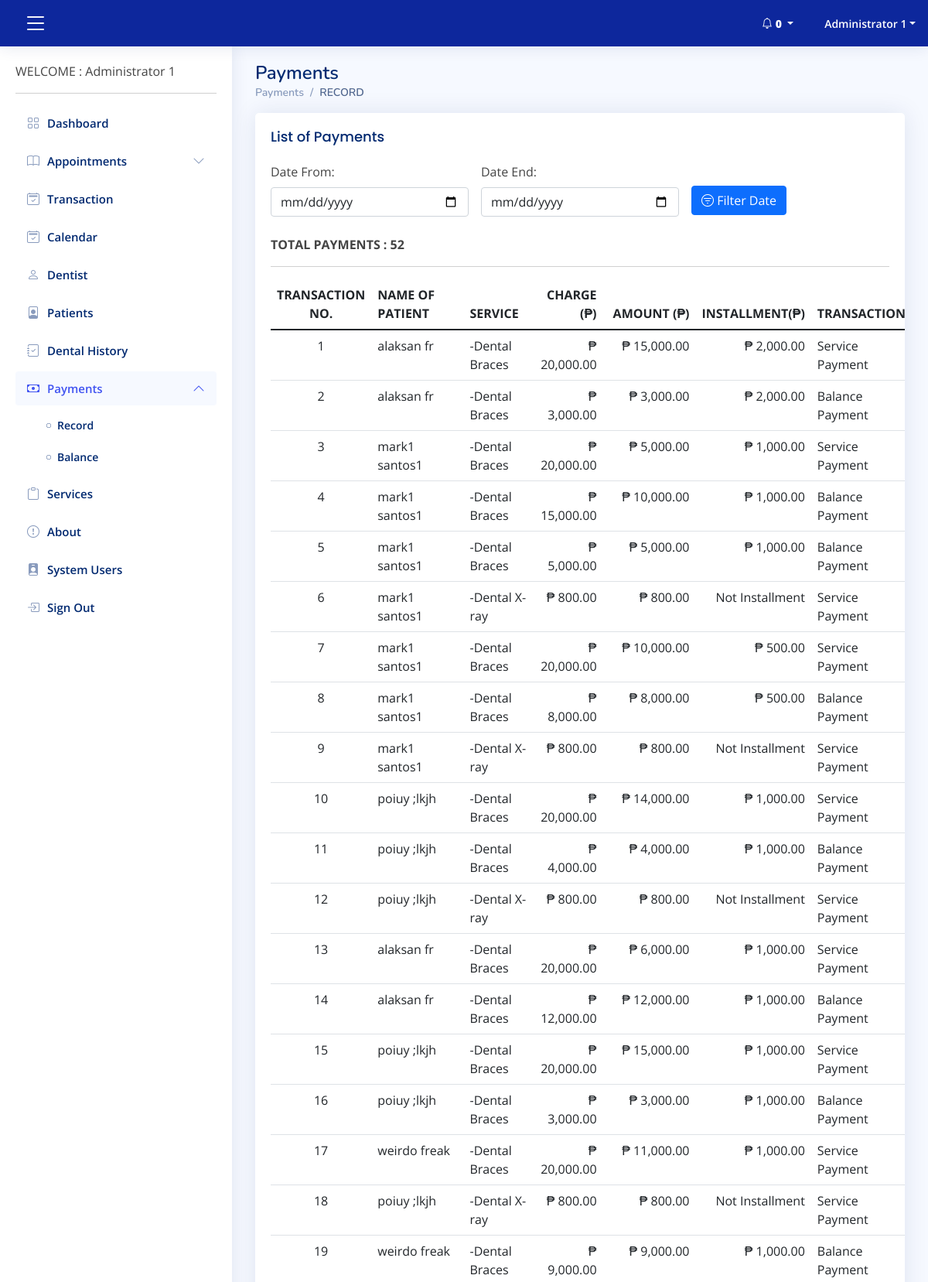
Page /admin/payments.php?data=record (signed in, upper part) on the committed database.
### tables this page shows
CREATE TABLE `tbl_payment` (
  `id` int(11) NOT NULL,
  `user_id` int(12) NOT NULL,
  `service_id` text NOT NULL,
  `payment_date` date NOT NULL,
  `service_charge` varchar(35) NOT NULL,
  `pay_amount` varchar(35) NOT NULL,
  `balance` varchar(35) NOT NULL,
  `installment` varchar(12) NOT NULL,
  `is_installment` varchar(5) NOT NULL,
  `payment_status` text NOT NULL,
  `is_paid` int(1) NOT NULL,
  `admin_name` varchar(100) NOT NULL,
  `date_added` timestamp NOT NULL DEFAULT current_timestamp()
);

CREATE TABLE `tbl_signup` (
  `id` int(11) NOT NULL,
  `firstname` varchar(100) NOT NULL,
  `lastname` varchar(100) NOT NULL,
  `sex` varchar(10) NOT NULL,
  `birthday` varchar(100) NOT NULL,
  `address` varchar(250) NOT NULL,
  `mobile` varchar(50) NOT NULL,
  `email` varchar(250) NOT NULL,
  `password` varchar(250) NOT NULL,
  `pass` varchar(100) NOT NULL,
  `type` varchar(250) NOT NULL,
  `is_balance` int(1) NOT NULL,
  `is_confirm` int(11) NOT NULL,
  `date_registered` timestamp NOT NULL DEFAULT current_timestamp(),
  `is_code` varchar(100) NOT NULL
);

CREATE TABLE `tbl_offer` (
  `id` int(11) NOT NULL,
  `service` varchar(250) NOT NULL,
  `price` varchar(35) NOT NULL,
  `description` text NOT NULL,
  `installment` text NOT NULL,
  `photo` text NOT NULL
);

### controller/admin-payments.php (called while the page is built, shortened)
<?php
include('database.php');
$status = $_GET['data'];
if($status == 'record'){
	if(isset($_POST['filter-appointments'])){
	$datefrom = $_POST['datefrom'];
	$dateend  = $_POST['dateend'];
	$tbl_payment = $mysqli->query("SELECT a.* ,b.firstname , b.lastname, b.id as user_id , c.service, c.id as service_id, a.service_id as s_id FROM tbl_payment a
									LEFT JOIN tbl_signup b on b.id = a.user_id
									LEFT JOIN tbl_offer c on a.service_id = c.id
									where (DATE(date_added) between '$datefrom' and '$dateend')order by date_added ");
	} else {
	$tbl_payment = $mysqli->query("SELECT a.* ,b.firstname , b.lastname, b.id as user_id , c.service, c.id as service_id, a.service_id as s_id FROM tbl_payment a
									LEFT JOIN tbl_signup b on b.id = a.user_id
									LEFT JOIN tbl_offer c on a.service_id = c.id order by date_added ");
	}
}

### admin/payments.php (the view, shortened to what this page needs)
<?php include('header.php'); include('nav.php'); include('../controller/admin-payments.php');?>
  <main id="main" class="main">
    <div class="pagetitle">
      <h1>Payments </h1>
      <nav>
        <ol class="breadcrumb">
          <li class="breadcrumb-item"><a href="payments.php">Payments</a></li>
          <li class="breadcrumb-item active"><?php echo strtoupper($_GET['data']);?></li>
        </ol>
      </nav>
    </div>
    <section class="section">
      <div class="row">
        <div class="col-lg-12">
          <div class="card">
            <div class="card-body">
              <h5 class="card-title">List of Payments
			  </h5>
					<form class="row g-3" method="post">
							<div class="col-4">
							  <label for="inputNanme4" class="form-label">Date From: </label>
							   <input type="date" class="form-control" name="datefrom"  value="<?php echo $_POST['datefrom'];?>" required>
							</div>
							<div class="col-4">
							  <label for="inputNanme4" class="form-label">Date End: </label>
							 <input type="date" class="form-control" name="dateend" value="<?php echo $_POST['dateend'];?>" required>
							</div>
							<div class="col-4">
							<div style="height:30px;"></div>
							<button type="submit" class="btn btn-primary" name="filter-appointments"><i class="bi bi-filter-circle"></i> Filter Date</button>
							</div>
					</form>
					<br>
				<?php
				  $count = $tbl_payment->num_rows;
				  ?>
				  <b>TOTAL PAYMENTS : <?php echo $count;?></b>
				  <hr>
				<table class="table" id="table-2">
                <thead>
                  <tr>
                    <th scope="col" class="text-center"> TRANSACTION NO. </th>
                    <th scope="col" class="text-start"> NAME OF PATIENT  </th>
                    <th scope="col" class="text-start"> SERVICE</th>
					<?php if($_GET['data'] =='record'){?>
						<th scope="col" class="text-end">  CHARGE (₱) </th>
                    <th scope="col" class="text-end">  AMOUNT (₱)</th>
					 <?php } else { ?>
                    <th scope="col" class="text-end">  PAY AMOUNT (₱)</th>
					 <?php } ?>
                    <th scope="col" class="text-end"> INSTALLMENT(₱) </th>
                    <th scope="col" class="text-start"> TRANSACTION </th>
                  </tr>
                </thead>
                <tbody>
				<?php while($val = $tbl_payment->fetch_object()){ ?>
                  <tr>
                    <td class="text-center"><?php echo $val->id;?></td>
					<?php if($_GET['data'] =='record'){?>
                    <td class="text-start"><?php echo $val->firstname .' '. $val->lastname;?></td>
					<?php } else {?>
				    <td class="text-start"><a href="patients-records.php?data=<?php echo $val->user_id;?>&name=<?php echo $val->firstname .' '. $val->lastname;?>&click" target="_blank"><?php echo $val->firstname .' '. $val->lastname;?></a></td>
					<?php } ?>
				    <td class="text-start">
							<?php
							$services1 =  str_replace( array('[',']') , ''  ,$val->s_id );
							$res_ser = $mysqli->query("SELECT * FROM tbl_offer where id IN ($services1)");
							while($val1 = $res_ser->fetch_object()){
								echo "-".$val1->service."<br>";
							}
							?>
					</td>
					<?php if($_GET['data'] =='record'){?>
                    <td class="text-end">₱ <?php echo number_format($val->service_charge,2);?></td>
					<?php } ?>
                    <td class="text-end">₱ <?php echo number_format($val->pay_amount,2);?></td>
                    <td class="text-end"> <?php if($val->installment!=""){ echo "₱ ". number_format($val->installment,2);} else { echo  "Not Installment";}?></td>
                    <td class="text-start"><?php echo $val->payment_status;?></td>
                  </tr>
				<?php } ?>
                </tbody>
              </table>
            </div>
          </div>
        </div>
      </div>
    </section>
  </main>
<?php include('footer.php');?>

### page/back/css/style.css (style rules this page uses)
:root { scroll-behavior: smooth; }
body { font-family: "Open Sans", sans-serif; background: #f6f9ff; color: #444444; }
a { color: #4154f1; text-decoration: none; }
h1, h2, h3, h4, h5, h6 { font-family: "Nunito", sans-serif; }
#main { margin-top: 60px; padding: 20px 30px; transition: all 0.3s; }
.pagetitle { margin-bottom: 10px; }
.pagetitle h1 { font-size: 24px; margin-bottom: 0; font-weight: 600; color: #012970; }
.card { margin-bottom: 30px; border: none; border-radius: 5px; box-shadow: 0px 0 30px rgba(1, 41, 112, 0.1); overflow: hidden; }
.card-title { padding: 20px 0 15px 0; font-size: 18px; font-weight: 500; color: #012970; font-family: "Poppins", sans-serif; }
.card-body { padding: 0 20px 20px 20px; }
.breadcrumb { font-size: 14px; font-family: "Nunito", sans-serif; color: #899bbd; font-weight: 600; }
.breadcrumb a { color: #899bbd; transition: 0.3s; }
.breadcrumb .breadcrumb-item::before { color: #899bbd; }
.breadcrumb .active { color: #51678f; font-weight: 600; }
@media (min-width: 1200px) { #main, #footer { margin-left: 300px; } }

### rows in the picture
tbl_payment: id "1", user.firstname "alaksan", user.lastname "fr", service_charge "20,000.00", pay_amount "15,000.00", installment "2,000.00", payment_status "Service Payment"
tbl_offer: service "Dental Braces"
tbl_payment: id "2", user.firstname "alaksan", user.lastname "fr", service_charge "3,000.00", pay_amount "3,000.00", installment "2,000.00", payment_status "Balance Payment"
tbl_payment: id "3", user.firstname "mark1", user.lastname "santos1", service_charge "20,000.00", pay_amount "5,000.00", installment "1,000.00", payment_status "Service Payment"
tbl_payment: id "4", user.firstname "mark1", user.lastname "santos1", service_charge "15,000.00", pay_amount "10,000.00", installment "1,000.00", payment_status "Balance Payment"
tbl_payment: id "5", user.firstname "mark1", user.lastname "santos1", service_charge "5,000.00", pay_amount "5,000.00", installment "1,000.00", payment_status "Balance Payment"
tbl_payment: id "6", user.firstname "mark1", user.lastname "santos1", service_charge "800.00", pay_amount "800.00", installment "Not Installment", payment_status "Service Payment"
tbl_offer: service "Dental X-ray"
tbl_payment: id "7", user.firstname "mark1", user.lastname "santos1", service_charge "20,000.00", pay_amount "10,000.00", installment "500.00", payment_status "Service Payment"
tbl_payment: id "8", user.firstname "mark1", user.lastname "santos1", service_charge "8,000.00", pay_amount "8,000.00", installment "500.00", payment_status "Balance Payment"
tbl_payment: id "9", user.firstname "mark1", user.lastname "santos1", service_charge "800.00", pay_amount "800.00", installment "Not Installment", payment_status "Service Payment"
tbl_payment: id "10", user.firstname "poiuy", user.lastname ";lkjh", service_charge "20,000.00", pay_amount "14,000.00", installment "1,000.00", payment_status "Service Payment"
tbl_payment: id "11", user.firstname "poiuy", user.lastname ";lkjh", service_charge "4,000.00", pay_amount "4,000.00", installment "1,000.00", payment_status "Balance Payment"
tbl_payment: id "12", user.firstname "poiuy", user.lastname ";lkjh", service_charge "800.00", pay_amount "800.00", installment "Not Installment", payment_status "Service Payment"
tbl_payment: id "13", user.firstname "alaksan", user.lastname "fr", service_charge "20,000.00", pay_amount "6,000.00", installment "1,000.00", payment_status "Service Payment"
tbl_payment: id "14", user.firstname "alaksan", user.lastname "fr", service_charge "12,000.00", pay_amount "12,000.00", installment "1,000.00", payment_status "Balance Payment"
tbl_payment: id "15", user.firstname "poiuy", user.lastname ";lkjh", service_charge "20,000.00", pay_amount "15,000.00", installment "1,000.00", payment_status "Service Payment"
tbl_payment: id "16", user.firstname "poiuy", user.lastname ";lkjh", service_charge "3,000.00", pay_amount "3,000.00", installment "1,000.00", payment_status "Balance Payment"
tbl_payment: id "17", user.firstname "weirdo", user.lastname "freak", service_charge "20,000.00", pay_amount "11,000.00", installment "1,000.00", payment_status "Service Payment"
tbl_payment: id "18", user.firstname "poiuy", user.lastname ";lkjh", service_charge "800.00", pay_amount "800.00", installment "Not Installment", payment_status "Service Payment"
tbl_payment: id "19", user.firstname "weirdo", user.lastname "freak", service_charge "9,000.00", pay_amount "9,000.00", installment "1,000.00", payment_status "Balance Payment"

### other values in the picture
$row_cnt "0"
$_SESSION['name'] "Administrator 1"
$_GET['data'] "RECORD"
$count "52"
